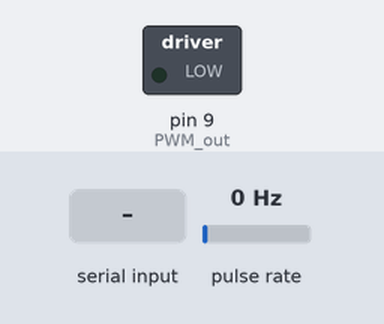
A sketch run on a simulated Arduino Mega 2560, built with avr-gcc and run on an emulated ATmega2560. Shown: switched loads named in the sketch (green lamp = pin HIGH). Wiring (inferred from the names in the program): pulse sensor: data pin 2. Inputs (shaded band) come from the test bench; at power-on: pulse rate 0 Hz. What the sketch prints to the serial monitor is not drawn.

Above: at 1.2 s.
1.3 s: pulse rate (sensor on pin 2) set to 4 Hz
4.3 s: pulse rate (sensor on pin 2) set to 196 Hz
7.3 s: "b" received over the second serial link
Timing chart, 0 to 16.3 s (numbered marks = the images above; inputs shaded):
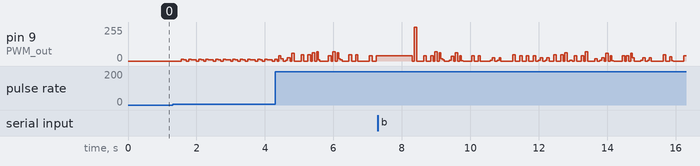

Measured:
- after the input at 1.3 s, pin 9 (PWM_out): 0/255 → 15/255 after 0.26 s, then moves between 0/255 and 15/255, repeating every 1.0 s

The sketch:

main.ino
```cpp
//////////////////////////
//     PINES
//////////////////////////
const int PWM_out = 9;  //Sale PWM

const int pin_InEncoder = 2;  //Recibe pulsos encoder

//Variables para la medición de velocidad
int pulsos = 0;
float T = 50;
unsigned long previousMillis = 0;

//////Variables para el controlador PID
float e[3];
float u = 0;

float Kp;
float Ti;
float Td;
int rpm;
float rpm_real;


/////////////////////////////
//    FUNCIONES
/////////////////////////////

//Covertir el valor del potenciometro a RPMS
float convertV(int val) {
  return (float)(val * 4400.00) / (float)10;
}


//Función para contar pulsos
void ContarPulsos() {
  pulsos = pulsos + 1;
}
//////////////////


void setup() {
  //previousMillis = millis();
  attachInterrupt(digitalPinToInterrupt(pin_InEncoder), ContarPulsos, RISING);
  pinMode(pin_InEncoder, INPUT_PULLUP);
  pinMode(PWM_out, OUTPUT);

  e[2] = 0;
  e[1] = 0;
  e[3] = 0;

  Serial.begin(9600);
  Serial1.begin(9600);
}

void loop() {
  Serial1.print("page1.rpm_real.val=");
  Serial1.print(int(rpm_real));
  Serial1.write(0xff);
  Serial1.write(0xff);
  Serial1.write(0xff);


  if (Serial1.available() > 0){

    String Received = Serial1.readString();

    if (Received[0] == 'b'){
//    Kp = float(Received[1]);
//    Ti = float(Received[5]);
//    Td = float(Received[9]);

      rpm = int(Received[13]);
      }


  }
   Kp = 0.25;
   Ti = 0.15;
   Td = 0.0375;


  //=======================================================================
  //        Modificar la velocidad
  //=======================================================================

  float ref = convertV(rpm);     //Valor analogico del POT a RMPS
  //float PWM_val = rpm * 255 / 10 ;            //Transformar a PWM
  //analogWrite(PWM_out, PWM_val);    //Enviar PWM al motor

  //=====================================================================
  //      Medir la velocidad del motor
  //=====================================================================

  if ((millis() - previousMillis) >= T) {

    //-----------------------------------------------------
    //          MEDIR RPMS
    float rpms = (60 * pulsos) / (48 * T * 0.001);
    pulsos = 0;
    previousMillis = millis();
    //-----------------------------------------------------

    //-----------------------------------------------------
    // FUNCION DE RECURRENCIA
    //-----------------------------------------------------
    e[2] = e[1];
    e[1] = e[0];
    e[0] = ref - rpms;
    u += Kp * ( e[0] - e[1] + 0.05 / Ti * e[0] + Td / 0.05 * (e[0] - 2 * e[1] + e[2]) );


    //u += deltaU;  // u anterior + deltaU

    if (u > 255)
      u = 255;

    if (u < 0)
      u = 0;

    analogWrite(PWM_out, int(u));  //u debe ser entero
    rpm_real = rpms * 255 / 4400;

    Serial.print(ref);
    Serial.print(',');
    Serial.print(int(rpms));
    Serial.println(',');

  }
}
```
